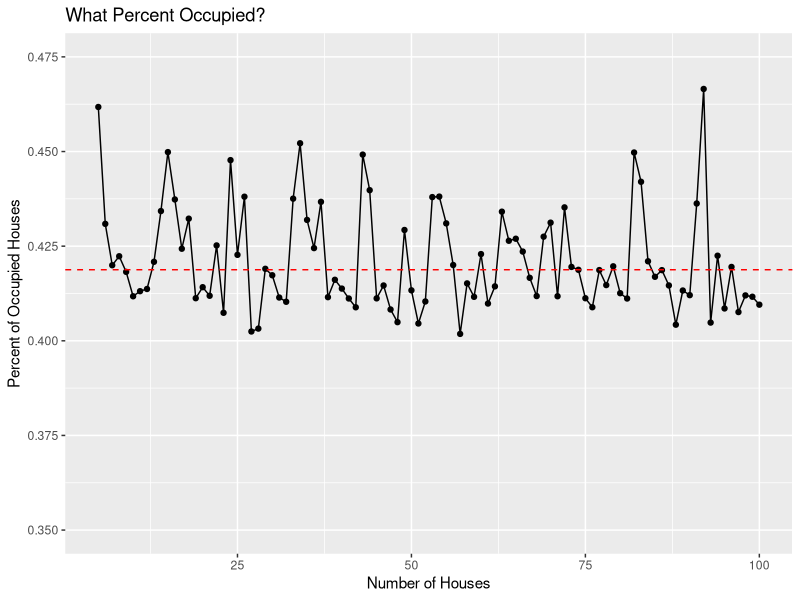

Source code (R):
 
# The misanthropes are coming. 
# Suppose there is a row of some number, N, of houses in a new, initially empty development. 
# Misanthropes are moving into the development one at a time and selecting a house at random from those that have nobody in them and nobody living next door. 
# They keep on coming until no acceptable houses remain. 
# At most, one out of two houses will be occupied; at least one out of three houses will be. 

#But what’s the expected fraction of occupied houses as the development gets larger, that is, as N goes to infinity?

#create a matrix that simulates the conditions of the misanthrope problem. 
misanthrope <- function(N){
  house <- as.data.frame(matrix(0,2*N,N)) #make the matrix twice as long as wide so that we are sure that there are no gaps left where a misanthrope can move in 
  a <- sample(1:N,size=1) 
  house[1,a] <- 1 #first misanthrope moves in
  for(i in 1:(2*N-1)) {
    house[i+1, ] <- rep(house[i, ]) 
    a <- sample(1:N,size=1)
    if (a==1 & house[i+1,2] == 0) {house[i+1,a] <- 1 
    } else if (a==1 & house[i+1,2] == 1) {house[i+1,a] <- 0
    } else if (a==N & house[i+1,(N-1)] == 0) {house[i+1,N] <- 1 #if there are no neighbors, the misanthrope moves in
    } else if (a==N & house[i+1,(N-1)] == 1) {house[i+1,N] <- 0
    } else if (house[i+1,a+1] == 1 | house[i+1,a-1] == 1) {house[i+1,a] <- 0 
    } else {house[i+1,a] <- 1}
  } 
  return(sum(house[2*N, ] == 1)/N) #find the fraction occupied 
}

#run a simulation with houses N = 5 to 95 
a <- c(5:100)
results <- replicate(10,lapply(a, misanthrope)) #replicate each house N ten times 
output <- matrix(unlist(results), ncol = 10, byrow = TRUE)
Average_Occupied <- as.data.frame(cbind(apply(output, 1, mean))) #find the average fraction 
Average_Occupied$V2 <- c(5:100)
Average_Occupied

#find the median -> fraction occupied 
median(Average_Occupied$V1)

#plot the results 

library(ggplot2) 
hline <- geom_hline(yintercept = 0.4187672, color = "red", linetype = 2)
xlab <- xlab("Number of Houses")
ylab <- ylab("Percent of Occupied Houses")
title <- ggtitle("What Percent Occupied?")
q <- qplot(x = Average_Occupied$V2, y = Average_Occupied$V1, geom = c("line", "point"), ylim = c(0.35,0.475)) 
q + title + xlab + ylab + hline


#post script - the correct answer is 0.432 -> increase the number of simulations + replications 
#would love suggestions on ways to improve this script - email anastasiakaiser@gmail.com
